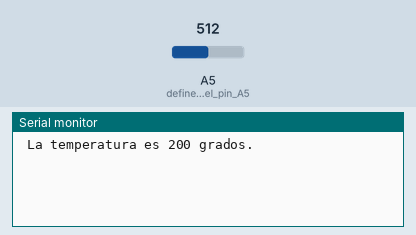
Bench run of a sketch on a simulated Arduino Uno, built with avr-gcc and run on an emulated ATmega328P. Shown: the last lines printed to the serial monitor. Inputs (shaded band) come from the test bench; at power-on: A5 (define_que_usa_el_pin_A5) = 512.

Above: at 1.8 s.
1.9 s: A5 (define_que_usa_el_pin_A5) set to 716
At 2.8 s:
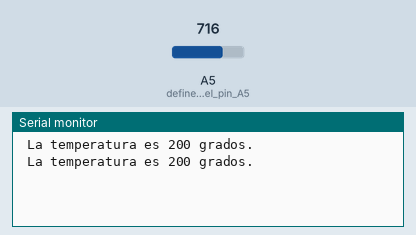
3.4 s: A5 (define_que_usa_el_pin_A5) set to 900
At 4.6 s:
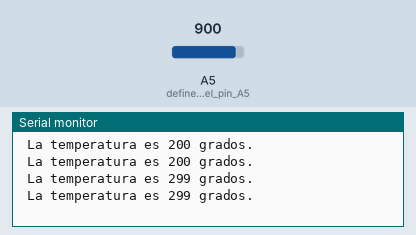
Timing chart, 0 to 6.4 s (numbered marks = the images above; inputs shaded):
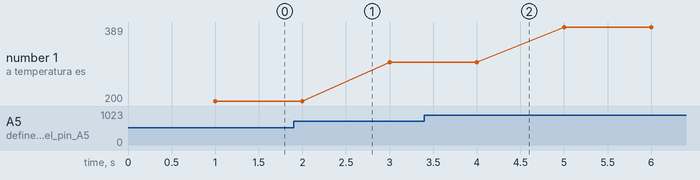

The sketch:

arduino2arguello.ino
```cpp
void setup() {
  pinMode (A5,INPUT); //define que usa el pin A5 como entrada
  Serial.begin (9600); //indico que voy a usar el puerto serial a 9600 baudios
}

void loop() {
  int temperatura = -40 + 0.488155 * (analogRead(A5) - 20); //leo la temperatura en grados C
  delay (1000);
  Serial.print (" La temperatura es ");
  Serial.print(temperatura);
  Serial.println(" grados.");
}
```

Measured:
- plotted number 1: 200 → 299 after the input at 1.9 s, 299 → 389 after the input at 3.4 s
